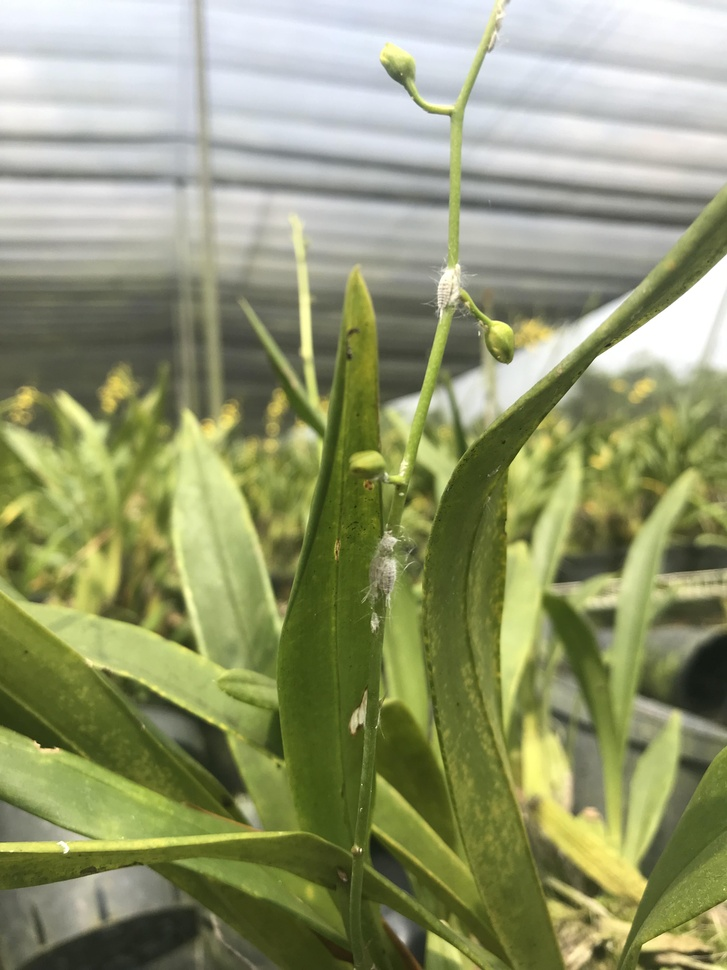
#> input picture Image/IMG_8639.JPG, 727 x 970 px, shrunk from 3024 x 4032 before the run, found by its file name; its folder holds only this picture in this run
$ python detect.py ../Image/IMG_8639.JPG
#> lines starting #> are read from the running program, lines starting #| are printed output that depends on the picture
import random
import sys
import cv2
import numpy as np

filename = sys.argv[1]
#filename = ''
img = cv2.imread("./Image/" + filename,
                 cv2.IMREAD_GRAYSCALE)
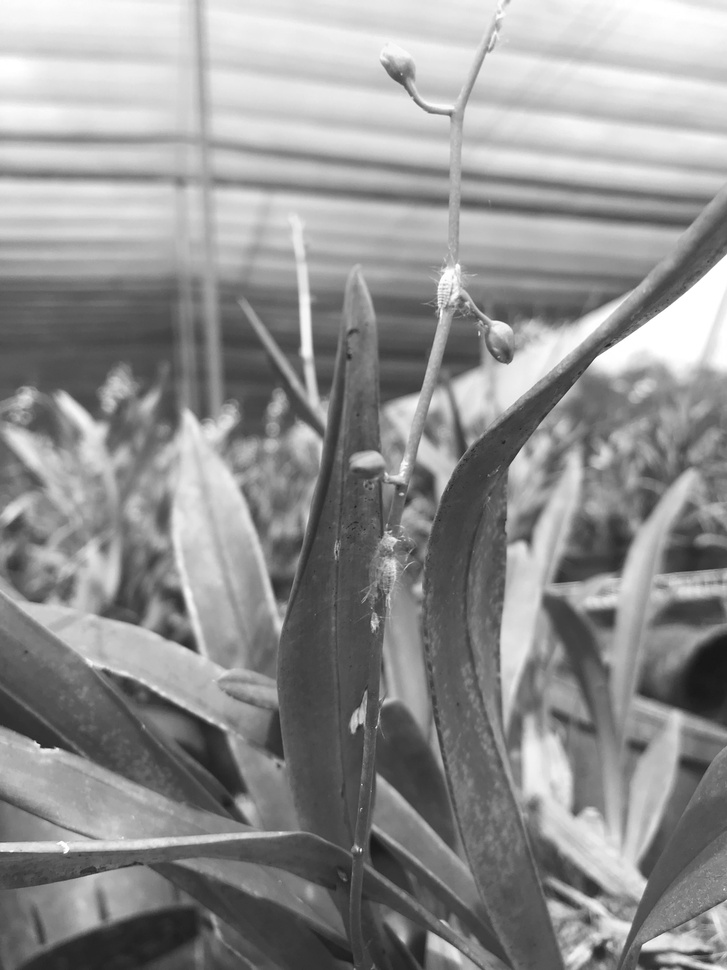
#> img: shape (970, 727); min 22, max 255, mean 145


new_filename = "save" + str(random.randint(1, 21)*5) + ".jpg"
filepath = "./Image/" + new_filename
cv2.imwrite(filepath, img)

print(new_filename)
# print('save105.jpg')
